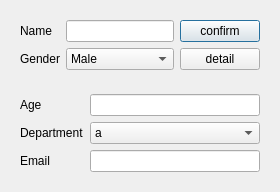
<?xml version="1.0" encoding="UTF-8"?>
<ui version="4.0">
 <class>Dialog</class>
 <widget class="QDialog" name="Dialog">
  <property name="geometry">
   <rect>
    <x>0</x>
    <y>0</y>
    <width>376</width>
    <height>225</height>
   </rect>
  </property>
  <property name="windowTitle">
   <string>Dialog</string>
  </property>
  <layout class="QVBoxLayout" name="verticalLayout">
   <property name="sizeConstraint">
    <enum>QLayout::SetFixedSize</enum>
   </property>
   <item>
    <widget class="QWidget" name="base_widget" native="true">
     <layout class="QGridLayout" name="gridLayout">
      <property name="sizeConstraint">
       <enum>QLayout::SetDefaultConstraint</enum>
      </property>
      <item row="1" column="0">
       <widget class="QLabel" name="gender_label">
        <property name="text">
         <string>Gender</string>
        </property>
       </widget>
      </item>
      <item row="0" column="1">
       <widget class="QLineEdit" name="name_input"/>
      </item>
      <item row="0" column="0">
       <widget class="QLabel" name="name_label">
        <property name="text">
         <string>Name</string>
        </property>
       </widget>
      </item>
      <item row="0" column="2">
       <widget class="QPushButton" name="confirm_btn">
        <property name="text">
         <string>confirm</string>
        </property>
       </widget>
      </item>
      <item row="1" column="2">
       <widget class="QPushButton" name="detail_btn">
        <property name="text">
         <string>detail</string>
        </property>
       </widget>
      </item>
      <item row="1" column="1">
       <widget class="QComboBox" name="gender_box">
        <item>
         <property name="text">
          <string>Male</string>
         </property>
        </item>
        <item>
         <property name="text">
          <string>Female</string>
         </property>
        </item>
       </widget>
      </item>
     </layout>
    </widget>
   </item>
   <item>
    <widget class="QWidget" name="detail_widget" native="true">
     <layout class="QGridLayout" name="gridLayout_2">
      <property name="sizeConstraint">
       <enum>QLayout::SetDefaultConstraint</enum>
      </property>
      <item row="0" column="0">
       <widget class="QLabel" name="age_label">
        <property name="text">
         <string>Age</string>
        </property>
       </widget>
      </item>
      <item row="0" column="1">
       <widget class="QLineEdit" name="age_input"/>
      </item>
      <item row="1" column="0">
       <widget class="QLabel" name="department_label">
        <property name="text">
         <string>Department</string>
        </property>
       </widget>
      </item>
      <item row="1" column="1">
       <widget class="QComboBox" name="department_box">
        <item>
         <property name="text">
          <string>a</string>
         </property>
        </item>
        <item>
         <property name="text">
          <string>b</string>
         </property>
        </item>
        <item>
         <property name="text">
          <string>c</string>
         </property>
        </item>
       </widget>
      </item>
      <item row="2" column="0">
       <widget class="QLabel" name="email_label">
        <property name="text">
         <string>Email</string>
        </property>
       </widget>
      </item>
      <item row="2" column="1">
       <widget class="QLineEdit" name="email_input"/>
      </item>
     </layout>
    </widget>
   </item>
  </layout>
 </widget>
 <resources/>
 <connections/>
</ui>
